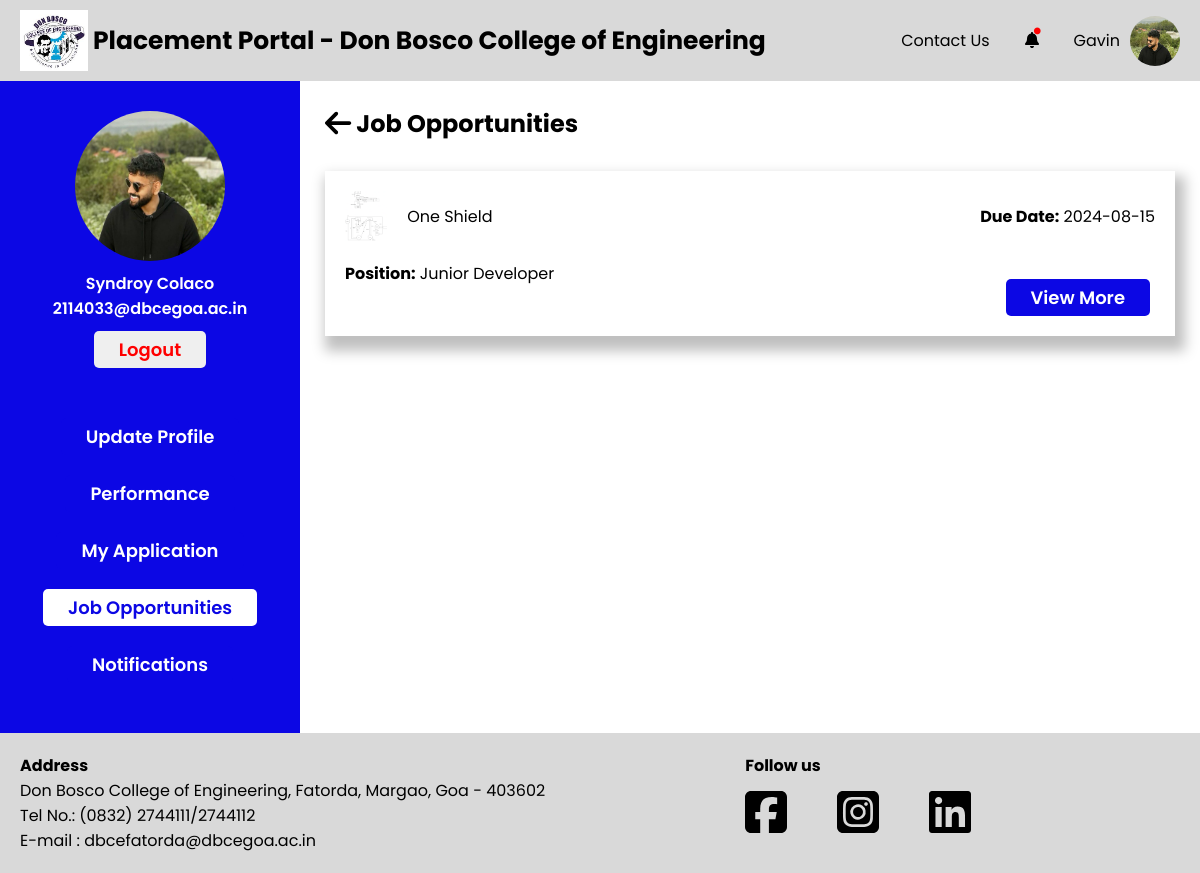
The page /Students/job-opportunities.php (signed in) on the database as committed earlier.
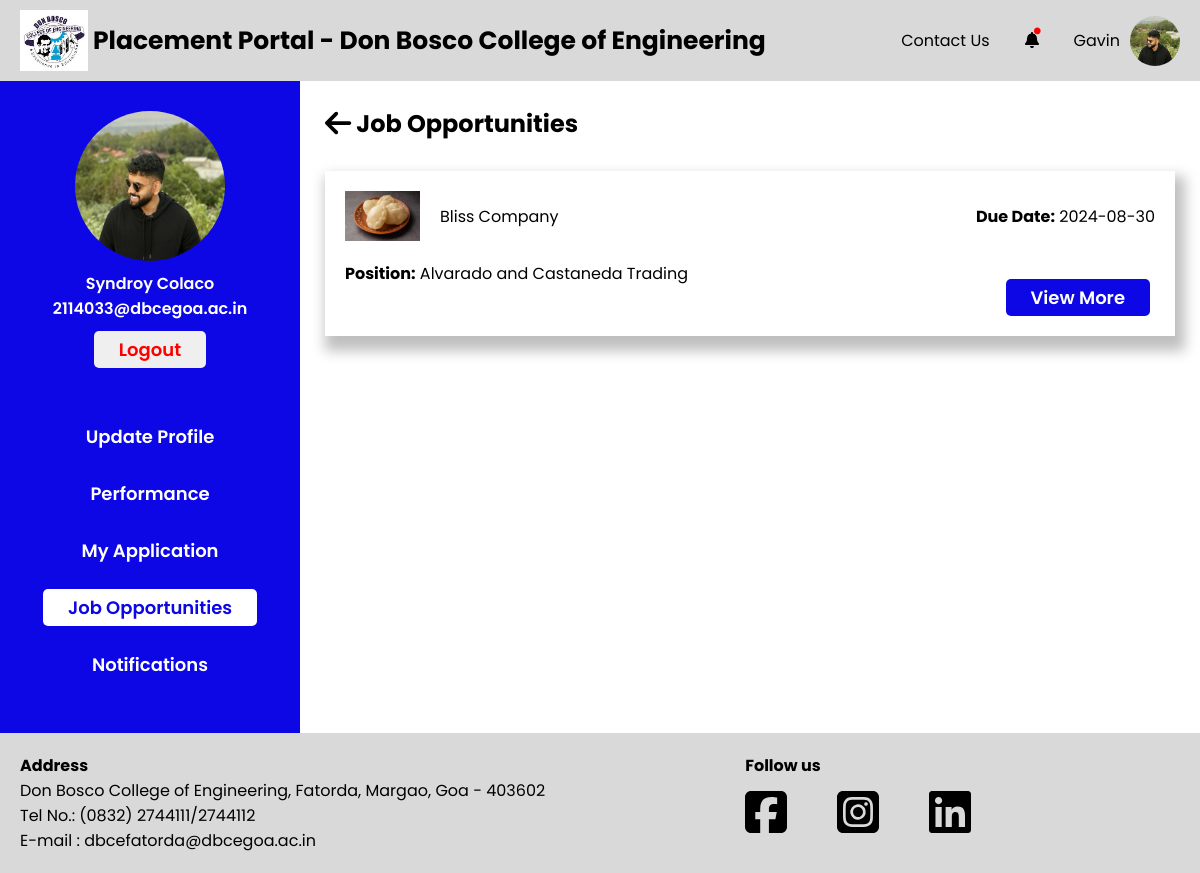
The same page on the database as committed later.
### tables this page shows
CREATE TABLE `company` (
  `C_id` int(11) NOT NULL,
  `C_Name` varchar(255) NOT NULL,
  `C_Logo` varchar(255) DEFAULT NULL,
  `C_Domain` varchar(255) DEFAULT NULL,
  `C_Scope` varchar(255) DEFAULT NULL,
  `C_Description` text DEFAULT NULL,
  `C_Location` varchar(255) DEFAULT NULL,
  `C_Website` varchar(255) DEFAULT NULL,
  `C_HR_name` varchar(255) DEFAULT NULL,
  `C_HR_email` varchar(255) DEFAULT NULL,
  `C_HR_phone` varchar(20) DEFAULT NULL,
  `C_Date_of_Reg` date DEFAULT current_timestamp(),
  `C_PC_Email` varchar(255) DEFAULT NULL
);

CREATE TABLE `jobplacements` (
  `J_id` int(11) NOT NULL,
  `J_Position` varchar(255) NOT NULL,
  `J_Backlogs_allowed` tinyint(1) DEFAULT NULL,
  `J_Description` text DEFAULT NULL,
  `J_Due_date` date DEFAULT NULL,
  `J_Offered_salary` float DEFAULT NULL,
  `J_Req_cgpa` decimal(4,2) DEFAULT NULL,
  `J_No_of_posts` int(11) DEFAULT NULL
);

### utility_functions.php (the view, shortened to what this page needs)
<?php
function getJobOffers($email) {
    global $conn;
    $fetchJobQuery = "SELECT C.C_Name as cname, C.C_Logo clogo, P.J_Due_date duedate, P.J_Position position, J.J_id jid
FROM company as C
INNER JOIN jobposting as J ON J.C_id = C.C_id
INNER JOIN jobplacements as P ON P.J_id = J.J_id
WHERE
P.J_Due_date >= CURRENT_DATE;";
    $fetchJob = $conn->prepare($fetchJobQuery);
    $fetchJob->execute();
    $result = $fetchJob->get_result();
    while( $row = $result->fetch_assoc() ) {
        echo '<div class="sections">
                    <div class="company-container">
                        <div class="company-logo-container">
                            <img src="../Data/Companies/Company_Logo/'.$row['clogo'].'" alt="">
                            <p>'.$row['cname'].'</p>
                        </div>
                        <p><strong>Due Date:</strong> '.$row['duedate'].'</p>
                    </div>
                    <p class="position"><strong>Position:</strong> '.$row['position'].'</p>
                    <a href="./job-opportunities-detail.php?jid='.$row['jid'].'" ?><button>View More</button></a>
                </div>';
    }
}
?>

Rows that differ between the two databases and show on the page:
no longer on this page (row edited): company: C_Logo (picture), C_Name "One Shield", jobplacements.J_Due_date "2024-08-15", jobplacements.J_Position "Junior Developer"
added company: C_Logo (picture), C_Name "Bliss Company", jobplacements.J_Due_date "2024-08-30", jobplacements.J_Position "Alvarado and Castaneda Trading"
